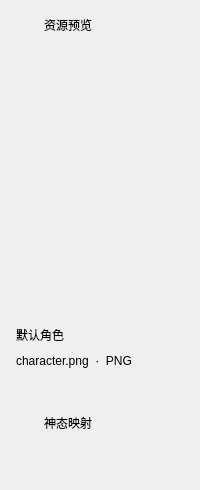
                                      <widget class="QWidget" name="resourcesPageRight">
                                        <layout class="QVBoxLayout" name="resourcesPageRightLayout">
                                          <property name="leftMargin">
                                            <number>0</number>
                                          </property>
                                          <property name="topMargin">
                                            <number>0</number>
                                          </property>
                                          <property name="rightMargin">
                                            <number>0</number>
                                          </property>
                                          <property name="bottomMargin">
                                            <number>0</number>
                                          </property>
                                          <property name="spacing">
                                            <number>14</number>
                                          </property>
                                          <property name="sizeConstraint">
                                            <enum>QLayout::SizeConstraint::SetMinimumSize</enum>
                                          </property>
                                          <item>
                                            <widget class="QFrame" name="resourcePreviewCard">
                                              <property name="uiCard" stdset="0">
                                                <bool>true</bool>
                                              </property>
                                              <layout class="QVBoxLayout" name="resourcePreviewCardLayout">
                                                <property name="leftMargin">
                                                  <number>0</number>
                                                </property>
                                                <property name="topMargin">
                                                  <number>0</number>
                                                </property>
                                                <property name="rightMargin">
                                                  <number>0</number>
                                                </property>
                                                <property name="bottomMargin">
                                                  <number>0</number>
                                                </property>
                                                <property name="spacing">
                                                  <number>0</number>
                                                </property>
                                                <item>
                                                  <widget class="QWidget" name="resourcePreviewCardHeading">
                                                    <property name="cardHeading" stdset="0">
                                                      <bool>true</bool>
                                                    </property>
                                                    <layout class="QHBoxLayout" name="resourcePreviewCardHeadingLayout" stretch="0,1">
                                                      <property name="leftMargin">
                                                        <number>14</number>
                                                      </property>
                                                      <property name="topMargin">
                                                        <number>14</number>
                                                      </property>
                                                      <property name="rightMargin">
                                                        <number>14</number>
                                                      </property>
                                                      <property name="bottomMargin">
                                                        <number>14</number>
                                                      </property>
                                                      <property name="spacing">
                                                        <number>9</number>
                                                      </property>
                                                      <item>
                                                        <widget class="QLabel" name="resourcePreviewCardIcon">
                                                          <property name="text">
                                                            <string />
                                                          </property>
                                                          <property name="wordWrap">
                                                            <bool>true</bool>
                                                          </property>
                                                          <property name="minimumSize">
                                                            <size>
                                                              <width>21</width>
                                                              <height>21</height>
                                                            </size>
                                                          </property>
                                                          <property name="maximumSize">
                                                            <size>
                                                              <width>21</width>
                                                              <height>21</height>
                                                            </size>
                                                          </property>
                                                          <property name="iconName" stdset="0">
                                                            <string>eye</string>
                                                          </property>
                                                        </widget>
                                                      </item>
                                                      <item>
                                                        <widget class="QLabel" name="resourcePreviewCardTitle">
                                                          <property name="text">
                                                            <string>资源预览</string>
                                                          </property>
                                                          <property name="wordWrap">
                                                            <bool>true</bool>
                                                          </property>
                                                          <property name="cardTitle" stdset="0">
                                                            <bool>true</bool>
                                                          </property>
                                                        </widget>
                                                      </item>
                                                    </layout>
                                                    <property name="minimumSize">
                                                      <size>
                                                        <width>0</width>
                                                        <height>50</height>
                                                      </size>
                                                    </property>
                                                    <property name="maximumSize">
                                                      <size>
                                                        <width>16777215</width>
                                                        <height>50</height>
                                                      </size>
                                                    </property>
                                                  </widget>
                                                </item>
                                                <item>
                                                  <widget class="QWidget" name="resourcePreviewCardBody">
                                                    <layout class="QVBoxLayout" name="resourcePreviewLayout">
                                                      <property name="leftMargin">
                                                        <number>16</number>
                                                      </property>
                                                      <property name="topMargin">
                                                        <number>16</number>
                                                      </property>
                                                      <property name="rightMargin">
                                                        <number>16</number>
                                                      </property>
                                                      <property name="bottomMargin">
                                                        <number>16</number>
                                                      </property>
                                                      <property name="spacing">
                                                        <number>10</number>
                                                      </property>
                                                      <item>
                                                        <widget class="QLabel" name="resourceAvatarLabel">
                                                          <property name="text">
                                                            <string />
                                                          </property>
                                                          <property name="wordWrap">
                                                            <bool>false</bool>
                                                          </property>
                                                          <property name="minimumSize">
                                                            <size>
                                                              <width>0</width>
                                                              <height>250</height>
                                                            </size>
                                                          </property>
                                                          <property name="sizePolicy">
                                                            <sizepolicy hsizetype="Ignored" vsizetype="Fixed">
                                                              <horstretch>0</horstretch>
                                                              <verstretch>0</verstretch>
                                                            </sizepolicy>
                                                          </property>
                                                          <property name="alignment">
                                                            <set>Qt::AlignmentFlag::AlignHCenter|Qt::AlignmentFlag::AlignBottom</set>
                                                          </property>
                                                          <property name="maximumSize">
                                                            <size>
                                                              <width>16777215</width>
                                                              <height>310</height>
                                                            </size>
                                                          </property>
                                                        </widget>
                                                      </item>
                                                      <item>
                                                        <widget class="QLabel" name="resourcePreviewName">
                                                          <property name="text">
                                                            <string>默认角色</string>
                                                          </property>
                                                          <property name="wordWrap">
                                                            <bool>true</bool>
                                                          </property>
                                                        </widget>
                                                      </item>
                                                      <item>
                                                        <widget class="QLabel" name="resourcePreviewFile">
                                                          <property name="text">
                                                            <string>character.png  ·  PNG</string>
                                                          </property>
                                                          <property name="wordWrap">
                                                            <bool>true</bool>
                                                          </property>
                                                          <property name="tone" stdset="0">
                                                            <string>muted</string>
                                                          </property>
                                                        </widget>
                                                      </item>
                                                      <property name="sizeConstraint">
                                                        <enum>QLayout::SizeConstraint::SetMinimumSize</enum>
                                                      </property>
                                                    </layout>
                                                  </widget>
                                                </item>
                                                <property name="sizeConstraint">
                                                  <enum>QLayout::SizeConstraint::SetMinimumSize</enum>
                                                </property>
                                              </layout>
                                            </widget>
                                          </item>
                                          <item>
                                            <widget class="QFrame" name="expressionMappingCard">
                                              <property name="uiCard" stdset="0">
                                                <bool>true</bool>
                                              </property>
                                              <layout class="QVBoxLayout" name="expressionMappingCardLayout">
                                                <property name="leftMargin">
                                                  <number>0</number>
                                                </property>
                                                <property name="topMargin">
                                                  <number>0</number>
                                                </property>
                                                <property name="rightMargin">
                                                  <number>0</number>
                                                </property>
                                                <property name="bottomMargin">
                                                  <number>0</number>
                                                </property>
                                                <property name="spacing">
                                                  <number>0</number>
                                                </property>
                                                <item>
                                                  <widget class="QWidget" name="expressionMappingCardHeading">
                                                    <property name="cardHeading" stdset="0">
                                                      <bool>true</bool>
                                                    </property>
                                                    <layout class="QHBoxLayout" name="expressionMappingCardHeadingLayout" stretch="0,1">
                                                      <property name="leftMargin">
                                                        <number>14</number>
                                                      </property>
                                                      <property name="topMargin">
                                                        <number>14</number>
                                                      </property>
                                                      <property name="rightMargin">
                                                        <number>14</number>
                                                      </property>
                                                      <property name="bottomMargin">
                                                        <number>14</number>
                                                      </property>
                                                      <property name="spacing">
                                                        <number>9</number>
                                                      </property>
                                                      <item>
                                                        <widget class="QLabel" name="expressionMappingCardIcon">
                                                          <property name="text">
                                                            <string />
                                                          </property>
                                                          <property name="wordWrap">
                                                            <bool>true</bool>
                                                          </property>
                                                          <property name="minimumSize">
                                                            <size>
                                                              <width>21</width>
                                                              <height>21</height>
                                                            </size>
                                                          </property>
                                                          <property name="maximumSize">
                                                            <size>
                                                              <width>21</width>
                                                              <height>21</height>
                                                            </size>
                                                          </property>
                                                          <property name="iconName" stdset="0">
                                                            <string>person</string>
                                                          </property>
                                                        </widget>
                                                      </item>
                                                      <item>
                                                        <widget class="QLabel" name="expressionMappingCardTitle">
                                                          <property name="text">
                                                            <string>神态映射</string>
                                                          </property>
                                                          <property name="wordWrap">
                                                            <bool>true</bool>
                                                          </property>
                                                          <property name="cardTitle" stdset="0">
                                                            <bool>true</bool>
                                                          </property>
                                                        </widget>
                                                      </item>
                                                    </layout>
                                                    <property name="minimumSize">
                                                      <size>
                                                        <width>0</width>
                                                        <height>50</height>
                                                      </size>
                                                    </property>
                                                    <property name="maximumSize">
                                                      <size>
                                                        <width>16777215</width>
                                                        <height>50</height>
                                                      </size>
                                                    </property>
                                                  </widget>
                                                </item>
                                                <item>
                                                  <widget class="QWidget" name="expressionMappingCardBody">
                                                    <layout class="QGridLayout" name="expressionMappingGrid">
                                                      <property name="leftMargin">
                                                        <number>16</number>
                                                      </property>
                                                      <property name="topMargin">
                                                        <number>16</number>
                                                      </property>
                                                      <property name="rightMargin">
                                                        <number>16</number>
                                                      </property>
                                                      <property name="bottomMargin">
                                                        <number>16</number>
                                                      </property>
                                                      <property name="spacing">
                                                        <number>12</number>
                                                      </property>
                                                      <property name="sizeConstraint">
                                                        <enum>QLayout::SizeConstraint::SetMinimumSize</enum>
                                                      </property>
                                                    </layout>
                                                  </widget>
                                                </item>
                                                <property name="sizeConstraint">
                                                  <enum>QLayout::SizeConstraint::SetMinimumSize</enum>
                                                </property>
                                              </layout>
                                            </widget>
                                          </item>
                                          <item>
                                            <spacer name="resourcesRightSpacer">
                                              <property name="orientation">
                                                <enum>Qt::Orientation::Vertical</enum>
                                              </property>
                                              <property name="sizeHint">
                                                <size>
                                                  <width>20</width>
                                                  <height>10</height>
                                                </size>
                                              </property>
                                            </spacer>
                                          </item>
                                        </layout>
                                      </widget>
